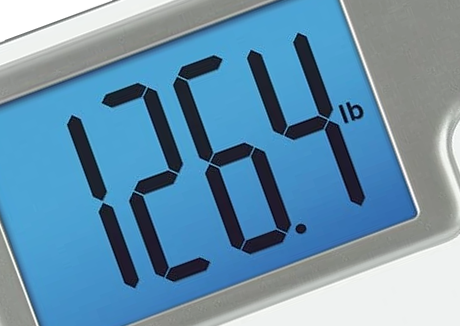
#> input picture image.png, 460 x 326 px, found by its file name
$ jupyter execute --allow-errors 'BY_ASHISH (1).ipynb'   (shell and % lines are left out)   (older library calls are emulated)
#> lines starting #> are read from the running program, lines starting #| are printed output that depends on the picture; after the words box and inside, x2 and y2 are one past the last pixel; in counts of white or black regions, pixels touching at a corner belong together
[cell 1]
import numpy as np
import os
import cv2

from tflite_model_maker.config import ExportFormat, QuantizationConfig
from tflite_model_maker import model_spec
from tflite_model_maker import object_detector

from tflite_support import metadata

import tensorflow as tf
#> (the rest of this cell did not finish here and is left out)

#> (a cell that did not finish here is left out)

#> (a cell that did not finish here is left out)

#> (a cell that did not finish here is left out)

#> (a cell that did not finish here is left out)

#> (a cell that did not finish here is left out)

#> (a cell that did not finish here is left out)

[cell 8]
from google.colab import files
files.download('font-detection.tflite')

[cell 9]
#@title Load the trained TFLite model and define some visualization functions

#@markdown This code comes from the TFLite Object Detection [Raspberry Pi sample](https://github.com/tensorflow/examples/tree/master/lite/examples/object_detection/raspberry_pi).

import platform
from typing import List, NamedTuple
import json

import cv2

Interpreter = tf.lite.Interpreter
load_delegate = tf.lite.experimental.load_delegate

# pylint: enable=g-import-not-at-top


class ObjectDetectorOptions(NamedTuple):
  """A config to initialize an object detector."""

  enable_edgetpu: bool = False
  """Enable the model to run on EdgeTPU."""

  label_allow_list: List[str] = None
  """The optional allow list of labels."""

  label_deny_list: List[str] = None
  """The optional deny list of labels."""

  max_results: int = -1
  """The maximum number of top-scored detection results to return."""

  num_threads: int = 1
  """The number of CPU threads to be used."""

  score_threshold: float = 0.0
  """The score threshold of detection results to return."""


class Rect(NamedTuple):
  """A rectangle in 2D space."""
  left: float
  top: float
  right: float
  bottom: float


class Category(NamedTuple):
  """A result of a classification task."""
  label: str
  score: float
  index: int


class Detection(NamedTuple):
  """A detected object as the result of an ObjectDetector."""
  bounding_box: Rect
  categories: List[Category]


# [7 lines left out: function edgetpu_lib_name, not called in this run]


class ObjectDetector:
  """A wrapper class for a TFLite object detection model."""

  _OUTPUT_LOCATION_NAME = 'location'
  _OUTPUT_CATEGORY_NAME = 'category'
  _OUTPUT_SCORE_NAME = 'score'
  _OUTPUT_NUMBER_NAME = 'number of detections'

  # [187 lines left out: functions __init__, detect, _preprocess, _set_input_tensor, _get_output_tensor, _postprocess, not called in this run]


_MARGIN = 10  # pixels
_ROW_SIZE = 10  # pixels
_FONT_SIZE = 1
_FONT_THICKNESS = 1
_TEXT_COLOR = (0, 0, 255)  # red


# [28 lines left out: function visualize, not called in this run]

[cell 10]
#@title Run object detection and show the detection results

from PIL import Image

INPUT_IMAGE_URL = "https://www.shutterstock.com/image-vector/set-green-numbers-on-seven-600w-32701045.jpg" #@param {type:"string"}
DETECTION_THRESHOLD = 0.3 #@param {type:"number"}
TFLITE_MODEL_PATH = "font-detection.tflite"

TEMP_FILE = '/tmp/image.png'

image = Image.open(TEMP_FILE).convert('RGB')
image.thumbnail((512, 512), Image.ANTIALIAS)
image_np = np.asarray(image)


im_in = cv2.cvtColor(image_np, cv2.COLOR_BGR2GRAY);
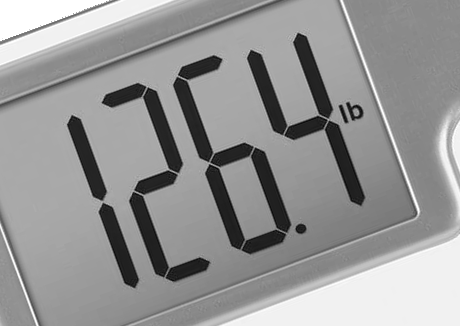
#> im_in: shape (326, 460); min 5, max 255, mean 149.9


# Threshold.
# Set values equal to or above 50 to 0.
# Set values below 50 to 255.
th, im_th = cv2.threshold(im_in, 50, 255, cv2.THRESH_BINARY_INV);
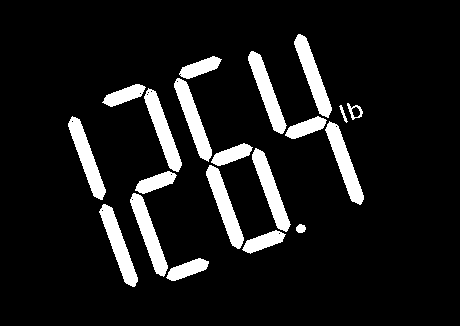
#> im_th: shape (326, 460); 10.2% white; 20 white regions, largest, box (x1, y1, x2, y2) and area: (206, 165, 244, 249) 1149, (325, 121, 364, 205) 1143, (294, 34, 332, 118) 1142


# Copy the thresholded image.
im_floodfill = im_th.copy()


# Mask used to flood filling.
# Notice the size needs to be 2 pixels than the image.
h, w = im_th.shape[:2]
#> h = 326; w = 460
mask = np.zeros((h + 2, w + 2), np.uint8)


# Floodfill from point (0, 0)
cv2.floodFill(im_floodfill, mask, (0, 0), 255);
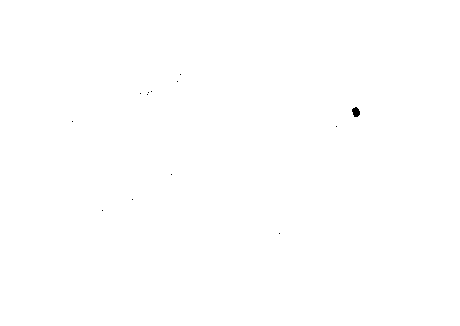
#> im_floodfill: shape (326, 460); 100% white; 13 black regions (12 under 20 px), largest, box (x1, y1, x2, y2) and area: (352, 107, 360, 117) 59


# Invert floodfilled image
image_np = thresh = cv2.bitwise_not(im_floodfill)

# [12 lines of commented-out code are left out]


cv2.imwrite('my_img.jpg', image_np)
#> (the rest of this cell did not finish here and is left out)
